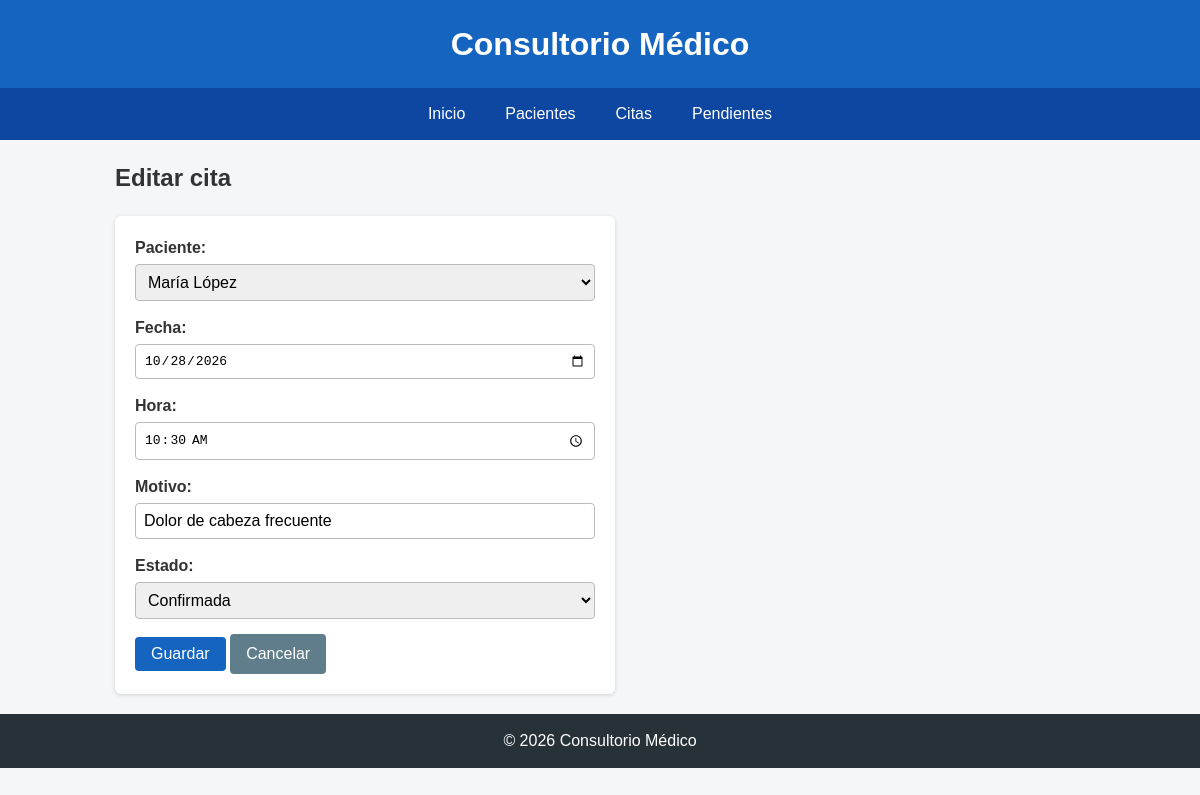
The page /citas/2/editar/ on the database its author committed.
### citas/models.py (models this page shows, shortened)
class Cita(models.Model):
    ESTADOS = [
        ('Pendiente', 'Pendiente'),
        ('Confirmada', 'Confirmada'),
        ('Cancelada', 'Cancelada'),
    ]
    paciente = models.ForeignKey(Paciente, on_delete=models.CASCADE)
    fecha = models.DateField()
    hora = models.TimeField()
    motivo = models.CharField(max_length=200)
    estado = models.CharField(max_length=20, choices=ESTADOS, default='Pendiente')

### citas/views.py (the view)
# urls.py: path('citas/<int:id>/editar/', views.editar_cita, name='editar_cita'),
def editar_cita(request, id):
    cita = get_object_or_404(Cita, id=id)
    if request.method == 'POST':
        form = CitaForm(request.POST, instance=cita)
        if form.is_valid():
            form.save()
            messages.success(request, 'Cita médica actualizada correctamente.')
            return redirect('lista_citas')
        for error in form.non_field_errors():
            messages.error(request, error)
    else:
        form = CitaForm(instance=cita)
    return render(request, 'citas/formulario.html', {
        'form': form,
        'titulo': 'Editar cita',
        'volver': 'lista_citas',
    })

### citas/forms.py (shortened to what this page needs)
class CitaForm(forms.ModelForm):
    class Meta:
        model = Cita
        fields = ['paciente', 'fecha', 'hora', 'motivo', 'estado']
        widgets = {
            'fecha': forms.DateInput(attrs={'type': 'date'}, format='%Y-%m-%d'),
            'hora': forms.TimeInput(attrs={'type': 'time'}, format='%H:%M'),
        }

### citas/models.py (called while the page is built)
    def __str__(self):
        return f"{self.nombre} {self.apellido}"

### citas/templates/citas/formulario.html (shortened to what this page needs)
{% extends 'citas/base.html' %}
{% block contenido %}
    <h2>{{ titulo }}</h2>
    <form method="post" novalidate class="formulario">
        {% for campo in form %}
        <div class="campo">
            {{ campo.label_tag }}
            {{ campo }}
        </div>
        {% endfor %}
        <button type="submit" class="boton">Guardar</button>
        <a href="{% url volver %}" class="boton secundario">Cancelar</a>
    </form>
{% endblock %}

### citas/static/citas/estilos.css (style rules this page uses)
* { box-sizing: border-box; }
body { margin: 0; font-family: Arial, sans-serif; background-color: #f4f6f8; color: #333; line-height: 1.5; }
main a { color: #1565c0; }
.boton { display: inline-block; background-color: #1565c0; color: white !important; padding: 8px 16px; border: none; border-radius: 4px; text-decoration: none; cursor: pointer; font-size: 1em; }
.boton.secundario { background-color: #607d8b; }
.formulario { background-color: white; padding: 20px; border-radius: 6px; box-shadow: 0 1px 4px rgba(0, 0, 0, 0.15); max-width: 500px; }
.campo { margin-bottom: 15px; }
.campo label { display: block; font-weight: bold; margin-bottom: 4px; }
.campo input, .campo select { width: 100%; padding: 8px; border: 1px solid #bbb; border-radius: 4px; font-size: 1em; }

### rows shown on the page
Cita: form "María López" "10/28/2026" "10:30" "Dolor de cabeza frecuente" "Confirmada"

### other values the page prints
{{ titulo }} "Editar cita"
{{ campo.label_tag }} "Paciente:" "Fecha:" "Hora:" "Motivo:" "Estado:"
